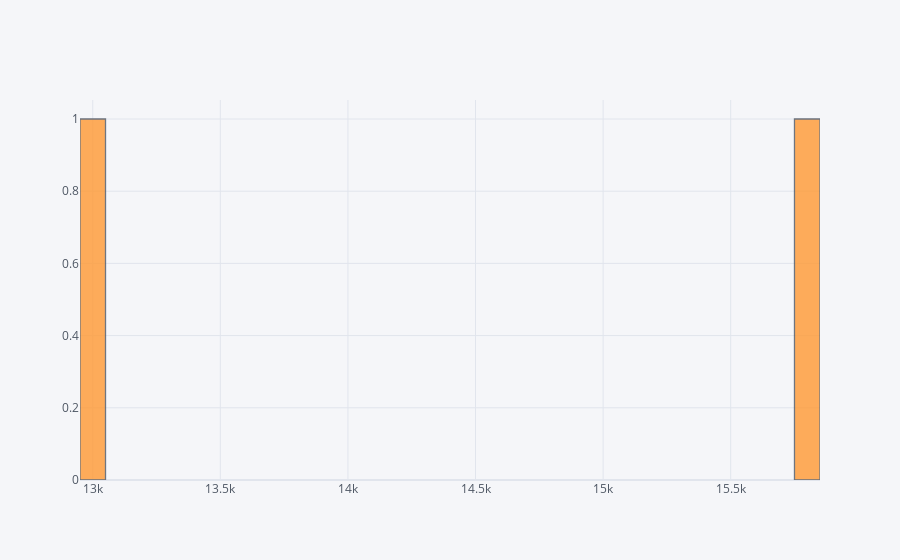

The notebook cell saved with this chart:
### Markdown cell above
### Fuel Type & Price

### Code cell
print(df1.groupby('fueltype')['price'].mean().sort_values())
print()
df1.groupby('fueltype')['price'].mean().iplot(kind='histogram',subplots=True,bins=50)

### Figure 1 — Plotly figure (JSON) as saved in the notebook; plotly's stock layout.template omitted (floating-point values rounded to 4 significant figures)
{"data": [{"histfunc": "count", "histnorm": "", "marker": {"color": "rgba(255, 153, 51, 1.0)", "line": {"color": "#4D5663", "width": 1.3}}, "name": "price", "nbinsx": 50, "opacity": 0.8, "orientation": "v", "type": "histogram", "x": [15840.0, 13000.0], "xaxis": "x", "yaxis": "y"}], "layout": {"barmode": "overlay", "legend": {"bgcolor": "#F5F6F9", "font": {"color": "#4D5663"}}, "paper_bgcolor": "#F5F6F9", "plot_bgcolor": "#F5F6F9", "title": {"font": {"color": "#4D5663"}}, "xaxis": {"anchor": "y", "domain": [0, 1], "gridcolor": "#E1E5ED", "showgrid": true, "tickfont": {"color": "#4D5663"}, "title": {"font": {"color": "#4D5663"}, "text": ""}, "zerolinecolor": "#E1E5ED"}, "yaxis": {"anchor": "x", "domain": [0, 1], "gridcolor": "#E1E5ED", "showgrid": true, "tickfont": {"color": "#4D5663"}, "title": {"font": {"color": "#4D5663"}, "text": ""}, "zerolinecolor": "#E1E5ED"}}}
